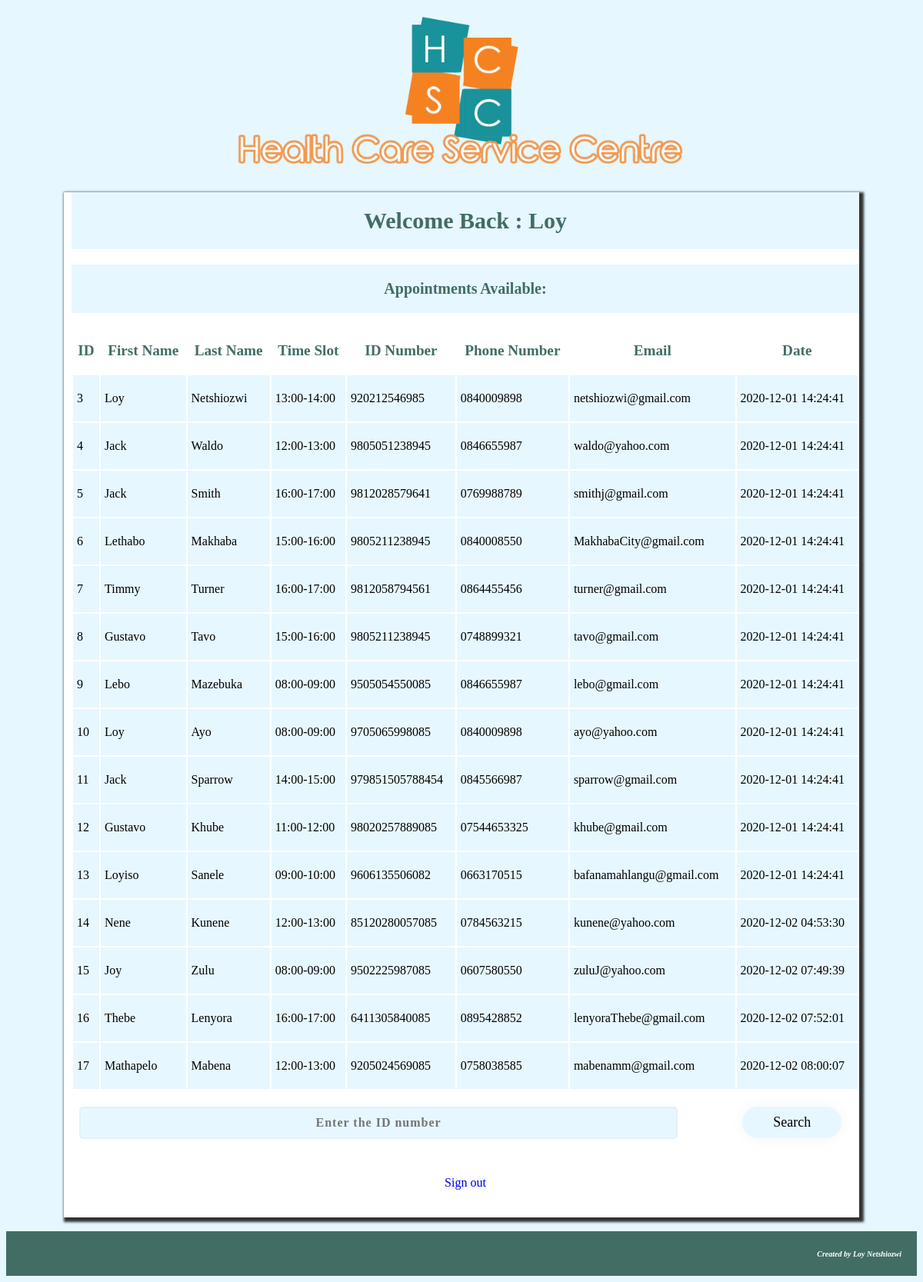
The app's page /adminView.php (signed in) with its own data.
### tables this page shows
CREATE TABLE `appointments` (
  `id` int(11) NOT NULL,
  `firstName` varchar(100) DEFAULT NULL,
  `lastName` varchar(100) DEFAULT NULL,
  `timeSlot` varchar(250) DEFAULT NULL,
  `idNum` varchar(250) DEFAULT NULL,
  `phoneNum` varchar(250) DEFAULT NULL,
  `email` varchar(250) DEFAULT NULL,
  `date` datetime NOT NULL DEFAULT current_timestamp()
);

### adminView.php (the view, shortened to what this page needs)
<?php
if(strlen($_SESSION['uid'])=="")
{
  header('location:logout.php');
} else {
?>
<!DOCTYPE html>
<html>
    <head>
        <link rel = "stylesheet" href = "style.css">
    </head>
    <header>
    <h1 align="center"> <img src="Title.png" alt="HCSC"  width="50%" height="50%"  ></h1>
</header>
    <body>
        <div id="wrapper">
        <h1 class="welcome" align="center">Welcome Back : <?php  echo  $_SESSION['fname'];?></h1>
        <h2  class="heads" align="center">Appointments Available:</h2>
        <table style="width:100%" align="center">
            <thead>
            <tr>
                <td>ID</td>
                <td>First Name</td>
                <td>Last Name</td>
                <td>Time Slot</td>
                <td>ID Number</td>
                <td>Phone Number</td>
                <td>Email</td>
                <td>Date</td>
            </tr>
            </thead>
        <?php
            $servername = "localhost";
            $username = "root";
            $password = "";
            $dbname = "healthcare";
            $conn = new mysqli($servername, $username, $password, $dbname);
            $sql = "SELECT id, firstname, lastname, timeSlot, idNum, phoneNum, email, date FROM appointments";
            $result = $conn->query($sql);
            if ($result->num_rows > 0) {
              while($row = $result->fetch_assoc()) {
                  ?>
            <tbody>
            <tr>
                <td><?php echo  $row["id"]; ?></td>
                <td><?php echo  $row["firstname"]; ?></td>
                <td><?php echo  $row["lastname"]; ?></td>
                <td><?php echo  $row["timeSlot"]; ?></td>
                <td><?php echo  $row["idNum"]; ?></td>
                <td><?php echo  $row["phoneNum"]; ?></td>
                <td><?php echo  $row["email"]; ?></td>
                <td><?php echo  $row["date"]; ?></td>
            </tr>
            </tbody>
              <?php
                }
            } else {
              echo "<script>alert('No results found.');</script>";
              echo "<script>window.location.href='adminView.php'</script>";
            }
         ?>
         </table>
        <form action="" method="POST">
            <input class="search" type="text" name="idNum" placeholder="Enter the ID number" required="true" />
            <button class="submit" name="search">Search</button>
        </form>
        <p class="link" align="center"><a href="adminLogin.php">Sign out</a></p>
           </div>
        <br>
    </body>
    <footer>
    <h4 align="right" style="padding-right: 20px; font-size: 10px;"><i>Created by Loy Netshiozwi</i></h4>
</footer>
</html>
<?php } ?>

### style.css (style rules this page uses)
body { background-color: #e7f7ff; font-family: Georgia, "Times New Roman", serif; }
h1, h2 { background-color: #e7f7ff; }
footer { background-color: #416d65; color: #FFFFFF; padding-top: 10px; padding-bottom: 10px; }
.heads { padding: 20px; color: #416d65; font-family: Georgia, "Times New Roman", serif; font-size:20px; }
.welcome { padding: 20px; color: #416d65; font-family: Georgia, "Times New Roman", serif; font-size:30px; }
.search { width: 76%; color: #b5b2b2; font-weight: 700; font-size: 16px; letter-spacing: 1px; background: #e7f7ff; padding: 10px 20px; border: none; border-radius: 5px; outline: none; box-sizing: border-box; border: 2px solid rgba(0, 0, 0, 0.02); margin-bottom: 30px; margin-left: 10px; text-align: center; margin-bottom: 17px; font-family: Georgia, "Times New Roman", serif; }
.submit { cursor: pointer; border-radius: 5em; color: #000; background-color: #e7f7ff; border: 0; padding-left: 40px; padding-right: 40px; padding-bottom: 10px; padding-top: 10px; font-family: Georgia, "Times New Roman", serif; margin-left: 80px; font-size: 18px; box-shadow: 0 0 20px 1px rgba(0, 0, 0, 0.04); }
.link { text-shadow: 0px 0px 3px rgba(117, 117, 117, 0.12); color: #000; padding-top: 15px; }
a { text-shadow: 0px 0px 3px rgba(117, 117, 117, 0.12); text-decoration: none }
#wrapper { margin-left: auto; margin-right: auto; background-color: #FFFFFF; min-width: 700px; max-width: 1024px; box-shadow: 3px 3px 3px 3px #333; background-color: #FFFFFF; padding-bottom: 20px; padding-left: 10px; }
table { border: 1px solid #000000; border-collapse: collapse; }
td { border: 2px solid #FFF; padding: 5px; }
thead { font-size: 1.2em; font-weight: bold; text-align: center; color: #416d65; }
td { height: 50px; }
tbody tr:nth-child(odd) { background-color: #e7f7ff; }

### records on screen
appointments: id "3", firstName "Loy", lastName "Netshiozwi", timeSlot "13:00-14:00", idNum "920212546985", phoneNum "0840009898", email "netshiozwi@gmail.com", date "2020-12-01 14:24:41"
appointments: id "4", firstName "Jack", lastName "Waldo", timeSlot "12:00-13:00", idNum "9805051238945", phoneNum "0846655987", email "waldo@yahoo.com", date "2020-12-01 14:24:41"
appointments: id "5", firstName "Jack", lastName "Smith", timeSlot "16:00-17:00", idNum "9812028579641", phoneNum "0769988789", email "smithj@gmail.com", date "2020-12-01 14:24:41"
appointments: id "6", firstName "Lethabo", lastName "Makhaba", timeSlot "15:00-16:00", idNum "9805211238945", phoneNum "0840008550", email "MakhabaCity@gmail.com", date "2020-12-01 14:24:41"
appointments: id "7", firstName "Timmy", lastName "Turner", timeSlot "16:00-17:00", idNum "9812058794561", phoneNum "0864455456", email "turner@gmail.com", date "2020-12-01 14:24:41"
appointments: id "8", firstName "Gustavo", lastName "Tavo", timeSlot "15:00-16:00", idNum "9805211238945", phoneNum "0748899321", email "tavo@gmail.com", date "2020-12-01 14:24:41"
appointments: id "9", firstName "Lebo", lastName "Mazebuka", timeSlot "08:00-09:00", idNum "9505054550085", phoneNum "0846655987", email "lebo@gmail.com", date "2020-12-01 14:24:41"
appointments: id "10", firstName "Loy", lastName "Ayo", timeSlot "08:00-09:00", idNum "9705065998085", phoneNum "0840009898", email "ayo@yahoo.com", date "2020-12-01 14:24:41"
appointments: id "11", firstName "Jack", lastName "Sparrow", timeSlot "14:00-15:00", idNum "979851505788454", phoneNum "0845566987", email "sparrow@gmail.com", date "2020-12-01 14:24:41"
appointments: id "12", firstName "Gustavo", lastName "Khube", timeSlot "11:00-12:00", idNum "98020257889085", phoneNum "07544653325", email "khube@gmail.com", date "2020-12-01 14:24:41"
appointments: id "13", firstName "Loyiso", lastName "Sanele", timeSlot "09:00-10:00", idNum "9606135506082", phoneNum "0663170515", email "bafanamahlangu@gmail.com", date "2020-12-01 14:24:41"
appointments: id "14", firstName "Nene", lastName "Kunene", timeSlot "12:00-13:00", idNum "85120280057085", phoneNum "0784563215", email "kunene@yahoo.com", date "2020-12-02 04:53:30"
appointments: id "15", firstName "Joy", lastName "Zulu", timeSlot "08:00-09:00", idNum "9502225987085", phoneNum "0607580550", email "zuluJ@yahoo.com", date "2020-12-02 07:49:39"
appointments: id "16", firstName "Thebe", lastName "Lenyora", timeSlot "16:00-17:00", idNum "6411305840085", phoneNum "0895428852", email "lenyoraThebe@gmail.com", date "2020-12-02 07:52:01"
appointments: id "17", firstName "Mathapelo", lastName "Mabena", timeSlot "12:00-13:00", idNum "9205024569085", phoneNum "0758038585", email "mabenamm@gmail.com", date "2020-12-02 08:00:07"

### other values on screen
$_SESSION['fname'] "Loy"
